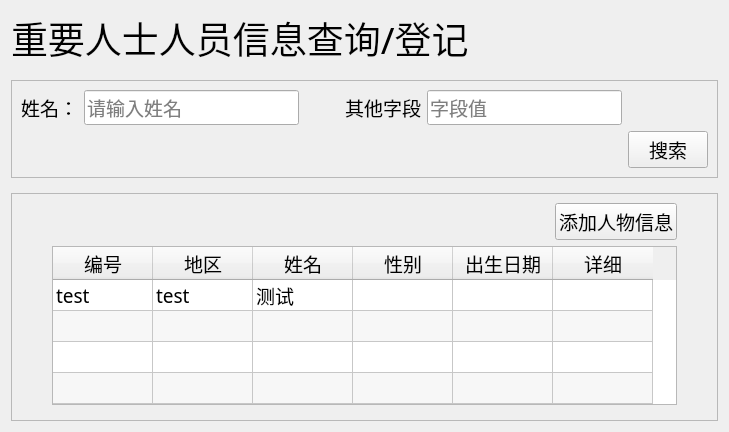
<?xml version="1.0" encoding="UTF-8"?>
<ui version="4.0">
 <class>Form</class>
 <widget class="QWidget" name="Form">
  <property name="geometry">
   <rect>
    <x>0</x>
    <y>0</y>
    <width>729</width>
    <height>432</height>
   </rect>
  </property>
  <property name="font">
   <font>
    <family>SimHei</family>
    <pointsize>14</pointsize>
   </font>
  </property>
  <property name="windowTitle">
   <string>Form</string>
  </property>
  <layout class="QVBoxLayout" name="verticalLayout">
   <property name="spacing">
    <number>15</number>
   </property>
   <item>
    <widget class="QLabel" name="label">
     <property name="font">
      <font>
       <family>SimHei</family>
       <pointsize>28</pointsize>
      </font>
     </property>
     <property name="text">
      <string>重要人士人员信息查询/登记</string>
     </property>
    </widget>
   </item>
   <item>
    <widget class="QFrame" name="frame">
     <property name="font">
      <font>
       <family>SimHei</family>
       <pointsize>14</pointsize>
      </font>
     </property>
     <property name="frameShape">
      <enum>QFrame::StyledPanel</enum>
     </property>
     <layout class="QGridLayout" name="gridLayout">
      <item row="0" column="3">
       <spacer name="horizontalSpacer">
        <property name="orientation">
         <enum>Qt::Horizontal</enum>
        </property>
        <property name="sizeType">
         <enum>QSizePolicy::Fixed</enum>
        </property>
        <property name="sizeHint" stdset="0">
         <size>
          <width>40</width>
          <height>20</height>
         </size>
        </property>
       </spacer>
      </item>
      <item row="1" column="6">
       <widget class="QPushButton" name="button_search">
        <property name="cursor">
         <cursorShape>PointingHandCursor</cursorShape>
        </property>
        <property name="text">
         <string>搜索</string>
        </property>
       </widget>
      </item>
      <item row="0" column="4">
       <layout class="QHBoxLayout" name="horizontalLayout_2">
        <item>
         <widget class="QLabel" name="label_3">
          <property name="text">
           <string>其他字段</string>
          </property>
         </widget>
        </item>
        <item>
         <widget class="QLineEdit" name="lineEdit_2">
          <property name="placeholderText">
           <string>字段值</string>
          </property>
         </widget>
        </item>
       </layout>
      </item>
      <item row="0" column="0">
       <layout class="QHBoxLayout" name="horizontalLayout_3">
        <item>
         <widget class="QLabel" name="label_2">
          <property name="text">
           <string>姓名：</string>
          </property>
         </widget>
        </item>
        <item>
         <widget class="QLineEdit" name="lineEdit">
          <property name="placeholderText">
           <string>请输入姓名</string>
          </property>
         </widget>
        </item>
       </layout>
      </item>
     </layout>
    </widget>
   </item>
   <item>
    <widget class="QFrame" name="frame_2">
     <property name="frameShape">
      <enum>QFrame::StyledPanel</enum>
     </property>
     <layout class="QVBoxLayout" name="verticalLayout_2">
      <property name="leftMargin">
       <number>40</number>
      </property>
      <property name="rightMargin">
       <number>40</number>
      </property>
      <item>
       <layout class="QHBoxLayout" name="horizontalLayout">
        <item>
         <spacer name="horizontalSpacer_2">
          <property name="orientation">
           <enum>Qt::Horizontal</enum>
          </property>
          <property name="sizeHint" stdset="0">
           <size>
            <width>40</width>
            <height>20</height>
           </size>
          </property>
         </spacer>
        </item>
        <item>
         <widget class="QPushButton" name="button_add">
          <property name="font">
           <font>
            <family>SimHei</family>
            <pointsize>14</pointsize>
           </font>
          </property>
          <property name="cursor">
           <cursorShape>PointingHandCursor</cursorShape>
          </property>
          <property name="text">
           <string>添加人物信息</string>
          </property>
         </widget>
        </item>
       </layout>
      </item>
      <item>
       <widget class="QTableWidget" name="tableWidget">
        <property name="minimumSize">
         <size>
          <width>601</width>
          <height>0</height>
         </size>
        </property>
        <property name="font">
         <font>
          <family>SimHei</family>
          <pointsize>14</pointsize>
         </font>
        </property>
        <property name="verticalScrollBarPolicy">
         <enum>Qt::ScrollBarAlwaysOff</enum>
        </property>
        <property name="horizontalScrollBarPolicy">
         <enum>Qt::ScrollBarAlwaysOff</enum>
        </property>
        <property name="alternatingRowColors">
         <bool>true</bool>
        </property>
        <property name="rowCount">
         <number>10</number>
        </property>
        <property name="columnCount">
         <number>6</number>
        </property>
        <attribute name="verticalHeaderVisible">
         <bool>false</bool>
        </attribute>
        <row/>
        <row/>
        <row/>
        <row/>
        <row/>
        <row/>
        <row/>
        <row/>
        <row/>
        <row/>
        <column>
         <property name="text">
          <string>编号</string>
         </property>
        </column>
        <column>
         <property name="text">
          <string>地区</string>
         </property>
        </column>
        <column>
         <property name="text">
          <string>姓名</string>
         </property>
        </column>
        <column>
         <property name="text">
          <string>性别</string>
         </property>
        </column>
        <column>
         <property name="text">
          <string>出生日期</string>
         </property>
        </column>
        <column>
         <property name="text">
          <string>详细</string>
         </property>
        </column>
        <item row="0" column="0">
         <property name="text">
          <string>test</string>
         </property>
        </item>
        <item row="0" column="1">
         <property name="text">
          <string>test</string>
         </property>
        </item>
        <item row="0" column="2">
         <property name="text">
          <string>测试</string>
         </property>
        </item>
       </widget>
      </item>
      <item>
       <widget class="PageController" name="page_controller" native="true"/>
      </item>
     </layout>
    </widget>
   </item>
  </layout>
 </widget>
 <customwidgets>
  <customwidget>
   <class>PageController</class>
   <extends>QWidget</extends>
   <header location="global">ui.page_elements.PageController</header>
   <container>1</container>
  </customwidget>
 </customwidgets>
 <resources/>
 <connections/>
</ui>
